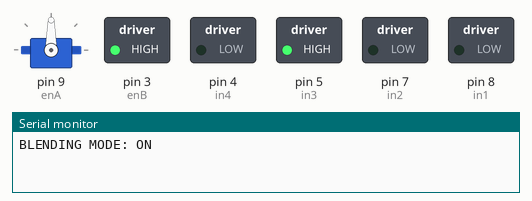
Simulated run of this sketch. Board: Arduino Uno, built with avr-gcc and run on an emulated ATmega328P. On the bench: servo, switched loads named in the sketch (green lamp = pin HIGH), the last lines printed to the serial monitor. Pins used as bus, display or sensor lines are not drawn.

Above: at 0.1 s.
At 3.1 s:
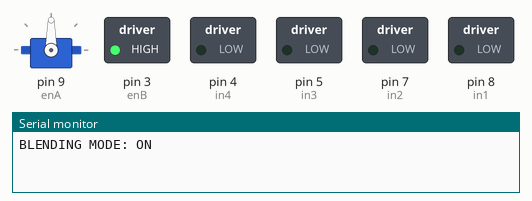
At 14.3 s:
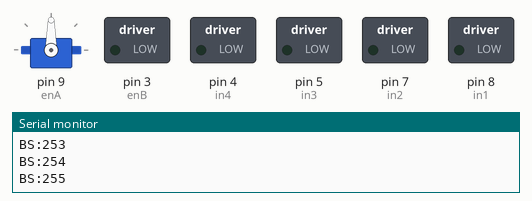
At 19.8 s:
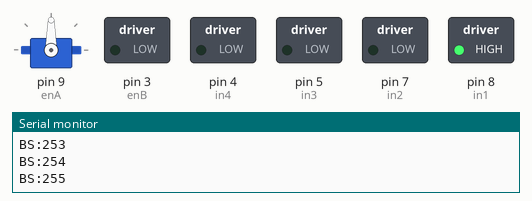
At 27.8 s:
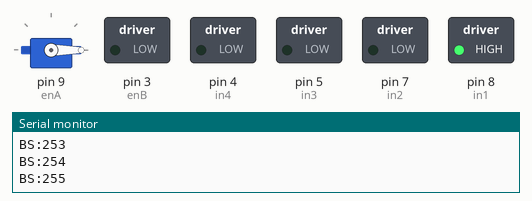
At 35.8 s:
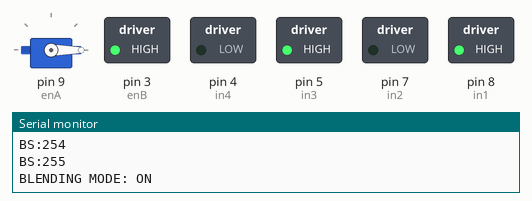
Timing chart, 0 to 40.0 s (numbered marks = the images above):
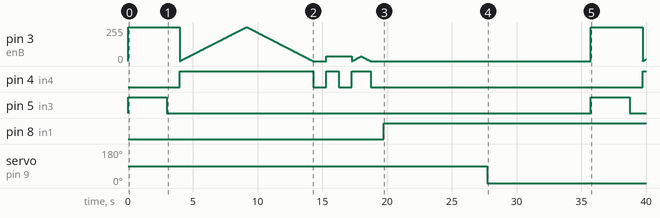

Measured:
- by itself, pin 4 (in4): goes HIGH 10.3 s, LOW 1.0 s, HIGH 1.0 s, LOW 1.0 s, HIGH 1.4 s, LOW 21.0 s, then HIGH
- by itself, pin 5 (in3): alternates HIGH for 3.0 s and LOW for 32.7 s
- by itself, pin 8 (in1): LOW → HIGH at 19.7 s
- by itself, servo on pin 9 (enA): 90° → 0° at 27.7 s

The sketch:

DP2_test.ino
```cpp
#include <Servo.h>
Servo servo;

// ---Motor A connections
int enA = 9;
int in1 = 8;
int in2 = 7;
// ---Motor B connections
int enB = 3;
int in3 = 5;
int in4 = 4;

void setup() {
  // ---put your setup code here, to run once:

  // ---Set all the motor control pins to output
  Serial.begin(9600);
  servo.attach(9);

	pinMode(enA, OUTPUT);
	pinMode(enB, OUTPUT);

	pinMode(in1, OUTPUT);
	pinMode(in2, OUTPUT);
	pinMode(in3, OUTPUT);
	pinMode(in4, OUTPUT);

	// ---Turn off motors - Initial state
	digitalWrite(in1, LOW);
	digitalWrite(in2, LOW);
	digitalWrite(in3, LOW);
	digitalWrite(in4, LOW);

}

void Blending_Mode() {
  // ---Set motors to maximum speed
	// ---For PWM maximum possible values are 0 to 255
	//analogWrite(enA, 255);
	analogWrite(enB, 255);

	// ---Turn on motor A & B
	//digitalWrite(in1, HIGH);
	//digitalWrite(in2, LOW);
	digitalWrite(in3, HIGH);
	digitalWrite(in4, LOW);
  Serial.print("BLENDING MODE: ON");
	delay(3000);

	// ---Turn off motors
	//digitalWrite(in1, LOW);
	//digitalWrite(in2, LOW);
	digitalWrite(in3, LOW);
	digitalWrite(in4, LOW);
}

void Washing_Mode() {
  // ---Set motors to maximum speed
	// ---For PWM maximum possible values are 0 to 255
	//analogWrite(enA, 255);
	analogWrite(enB, 35);

	// ---Now change motor directions
	//digitalWrite(in1, LOW);
	//digitalWrite(in2, HIGH);
	digitalWrite(in3, LOW);
	digitalWrite(in4, HIGH);
	delay(1000);

	// ---Turn off motors
	//digitalWrite(in1, LOW);
	//digitalWrite(in2, LOW);
	digitalWrite(in3, LOW);
	digitalWrite(in4, LOW);
}
// ----This function lets you control speed of the motors
void Blending_Speed() {
	// ---Turn on motors
	//digitalWrite(in1, LOW);
	//digitalWrite(in2, HIGH);
	digitalWrite(in3, LOW);
	digitalWrite(in4, HIGH);

  Serial.print("BLENDING SPEED: ON");

	// ---Accelerate from zero to maximum speed
	for (int i = 0; i < 256; i++) {
		//analogWrite(enA, i);
		analogWrite(enB, i);
    Serial.print("BS:");
    Serial.println(i);
    //if (i = 255) {
     // delay(10000);
     // Serial.print("BS MAX!!!");
    //}
		delay(20);
	}

	// ---Decelerate from maximum speed to zero
	for (int i = 255; i >= 0; --i) {
		//analogWrite(enA, i);
		analogWrite(enB, i);
    //if (i = 255) {
      //delay(10000);
    //}
		delay(20);
	}

	// ---Now turn off motors
	//digitalWrite(in1, LOW);
	//digitalWrite(in2, LOW);
	digitalWrite(in3, LOW);
	digitalWrite(in4, LOW);
}

void Washing_Speed() {
	// ---Turn on motors
	//digitalWrite(in1, LOW);
	//digitalWrite(in2, HIGH);
	digitalWrite(in3, LOW);
	digitalWrite(in4, HIGH);

	// ---Accelerate from zero to maximum speed
	for (int i = 0; i < 36; i++) {
		//analogWrite(enA, i);
		analogWrite(enB, i);
		delay(20);
	}

	// ---Decelerate from maximum speed to zero
	for (int i = 35; i >= 0; --i) {
		//analogWrite(enA, i);
		analogWrite(enB, i);
    delay(20);
	}

	// ---Now turn off motors
	//digitalWrite(in1, LOW);
	//digitalWrite(in2, LOW);
	digitalWrite(in3, LOW);
	digitalWrite(in4, LOW);
}

void Drain_Open() {
  // ---Set motors to maximum speed
	// ---For PWM maximum possible values are 0 to 255
	analogWrite(enA, 255);

	// ---Turn on motor A & B
	digitalWrite(in1, HIGH);
	digitalWrite(in2, LOW);
  servo.write(90);    // Move the servo to the 90-degree position
  delay(5000);       // Wait for 5 seconds

}

void Drain_Close() {
  // ---Set motors to maximum speed
	// ---For PWM maximum possible values are 0 to 255
	analogWrite(enA, 255);

	// ---Turn on motor A & B
	digitalWrite(in1, HIGH);
	digitalWrite(in2, LOW);
  servo.write(0);    // Move the servo to the 90-degree position
  delay(5000);       // Wait for 5 seconds

}

void loop() {
  // ---put your main code here, to run repeatedly:
  Blending_Mode();
	delay(1000);
	Blending_Speed();
	delay(1000);
  Washing_Mode();
	delay(1000);
	Washing_Speed();
  delay(1000);
  Drain_Open();
  delay(3000);
  Drain_Close();
  delay(3000);

}
```
